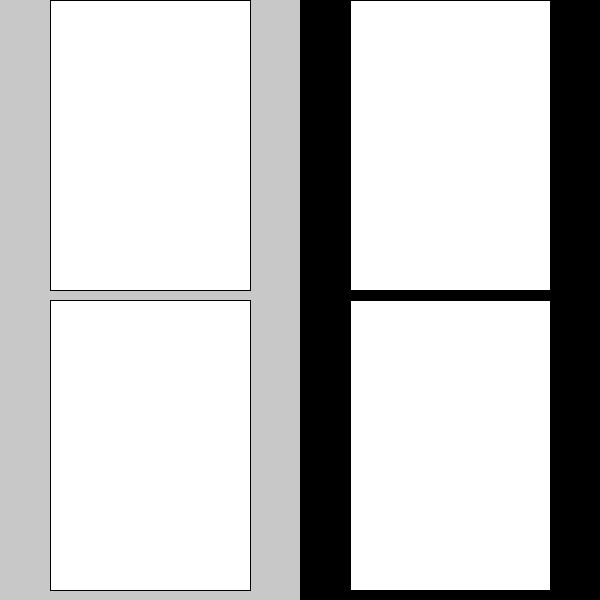
Frame 1 (no input)
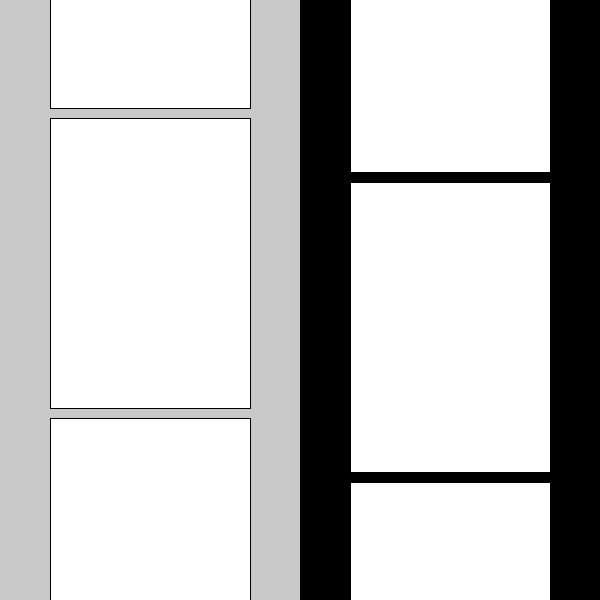
Frame 60 (the mouse pressed at the canvas centre just before this capture)
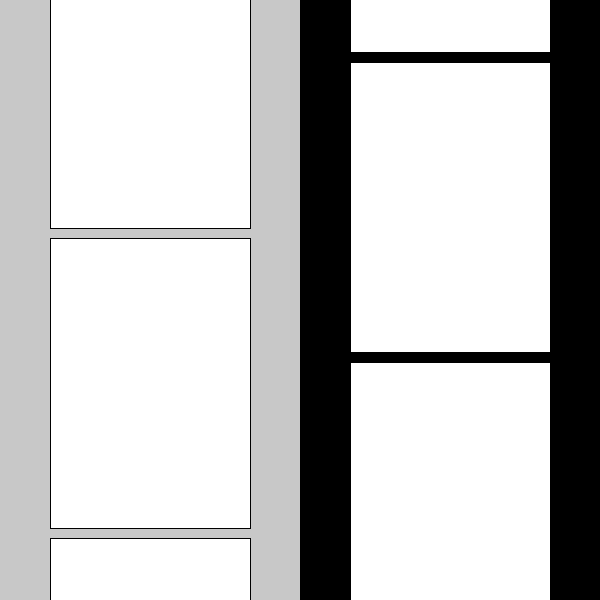
Frame 120 (the mouse held since frame 60 and released just before this capture)

The Processing sketch that drew these frames (run headless with seeded random() and noise(); from frame 60 on, the mouse is pressed at the canvas centre):

// Processing sketch: good_bad_future
// ── good_bad_future.pde
//Melanie Liu
//2-1
//Mar, 3, 2026


int rectYdown1 = -300;
int rectYdown2 = 0;
int rectYdown3 = 300;

int rectYup1 = 600;
int rectYup2 = 300;
int rectYup3 = 0;

void setup() {
  size(600, 600);
  textSize(16);
}

void draw() {
  background(200);
  fill(0);
  rect(300, 0, 300, 600);
  
  quiz(50, rectYdown1);
  quiz(50, rectYdown2);
  quiz(50, rectYdown3);
  quiz(350, rectYup1);
  quiz(350, rectYup2);
  quiz(350, rectYup3);
  
  rectYdown1 += 2;
  if (rectYdown1 > 600) {
    rectYdown1 = -300;
  }
  rectYdown2 += 2;
  if (rectYdown2 > 600) {
    rectYdown2 = -300;
  }
  rectYdown3 += 2;
  if (rectYdown3 > 600) {
    rectYdown3 = -300;
  } 
  rectYup1 -= 2;
  if (rectYup1 < -300) {
    rectYup1 = 600;
  }
  rectYup2 -= 2;
  if (rectYup2 < -300) {
    rectYup2 = 600;
  }
  rectYup3 -= 2;
  if (rectYup3 < -300) {
    rectYup3 = 600;
  }
}

void quiz(int x, int y) {
  pushMatrix();
  fill(255);
  rect(x, y, 200, 290);
  popMatrix();
}
